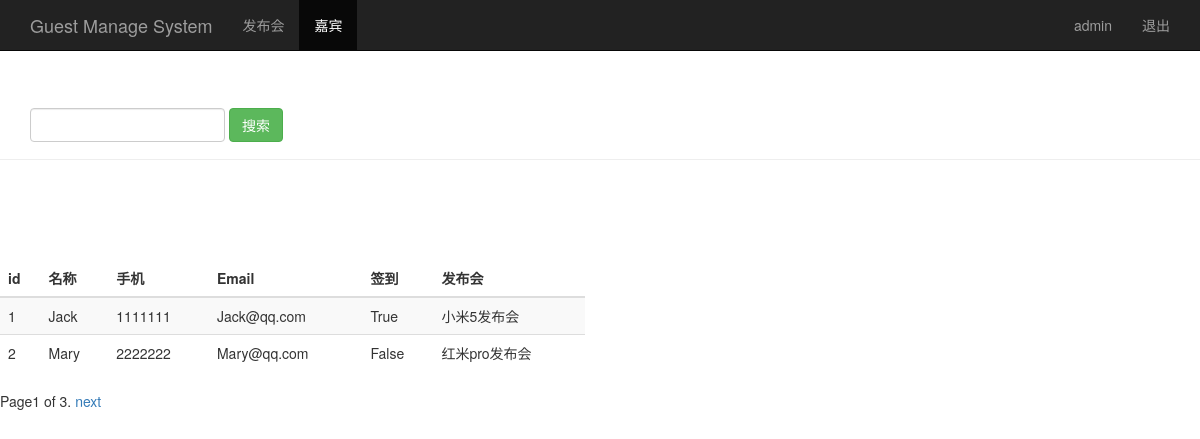
The page /guest_manage/ (signed in) on the database its author committed.
### sign/models.py (models this page shows, shortened)
class Guest(models.Model):
    event = models.ForeignKey(Event)                    # 关联发布会id
    realname = models.CharField(max_length=64)          # 姓名
    phone = models.CharField(max_length=16)             # 手机号
    email = models.EmailField()                         # 邮箱
    sign = models.BooleanField()                        # 签到状态
    create_time = models.DateTimeField(auto_now=True)   # 创建时间（自动获取当前时间）

class Event(models.Model):
    name = models.CharField(max_length=100)             # 发布会标题
    limit = models.IntegerField()                       # 参加人数
    status = models.BooleanField()                      # 状态
    address = models.CharField(max_length=200)          # 地址
    start_time = models.DateTimeField("event time")      # 发布会时间
    create_time = models.DateTimeField(auto_now=True)   # 创建时间（自动获取当前时间）
    def __str__(self):
        return self.name

### sign/views.py (the view)
# urls.py: url(r'^guest_manage/$', views.guest_manage),
@login_required()
def guest_manage(request):
    username = request.session.get("user_session", "")
    guest_list = Guest.objects.all()
    paginator = Paginator(guest_list, 2)
    page = request.GET.get("page")
    try:
        contacts = paginator.page(page)
    except PageNotAnInteger:
        contacts = paginator.page(1)
    except EmptyPage:
        contacts = paginator.page(paginator.num_pages)
    return render(request, "guest_manage.html", {"user": username, "guests": contacts})

### sign/templates/guest_manage.html (shortened to what this page needs)
<!DOCTYPE html>
<html lang="en">
<head>
        {% load bootstrap3 %}
        {% bootstrap_css %}
</head>
<body>
    <nav class="navbar navbar-inverse navbar-fixed-top">
        <div class="container">
            <div class="navbar-header">
                <a class="navbar-brand" href="/event_manage/">Guest Manage System</a>
            </div>
            <div id="navbar" class="collapse navbar-collapse">
                <ul class="nav navbar-nav">
                    <li><a href="/event_manage/">发布会</a> </li>
                    <li class="active"><a href="#">嘉宾</a></li>
                </ul>
                <ul class="nav navbar-nav navbar-right">
                    <li><a href="#">{{ user }}</a></li>
                    <li><a href="/logout/">退出</a></li>
                </ul>
            </div>
        </div>
    </nav>
    <div class="page-header" style="padding-top: 60px">
        <div id="navbar" class="navbar-collapse collapse">
            <form class="navbar-form" method="get" action="/search_guestname/">
                <div class="form-group">
                    <input name="guestname" type="text" placeholder="{{ search_name }}" class="form-control">
                </div>
                <button type="submit" class="btn btn-success">搜索</button>
            </form>
        </div>
    </div>
    <div class="row" style="padding-top: 80px;">
        <div class="col-md-6">
        <table class="table table-striped">
            <thead>
            <tr>
                <th>id</th><th>名称</th><th>手机</th><th>Email</th><th>签到</th><th>发布会</th>
            </tr>
            </thead>
            <tbody>
            {% for guest in guests %}
                <tr>
                    <td>{{ guest.id }}</td>
                    <td>{{ guest.realname }}</td>
                    <td>{{ guest.phone }}</td>
                    <td>{{ guest.email }}</td>
                    <td>{{ guest.sign }}</td>
                    <td>{{ guest.event }}</td>
                </tr>
            {% endfor %}
            </tbody>
        </table>
        </div>
    </div>
    <div class="paginator">
        <span class="step-links">
            <span class="current">
                Page{{ guests.number }} of {{ guests.paginator.num_pages }}.
            </span>
            {% if guests.has_next %}
                <a href="?page={{ guests.next_page_number }}">next</a>
            {% endif %}
        </span>
    </div>
</body>
</html>

### rows shown on the page
Guest: id "1", realname "Jack", phone "1111111", email "Jack@qq.com", sign "True", event "小米5发布会"
Guest: id "2", realname "Mary", phone "2222222", email "Mary@qq.com", sign "False", event "红米pro发布会"

### other values the page prints
{{ user }} "admin"
{{ guests.number }} "1"
{{ guests.paginator.num_pages }} "3"
